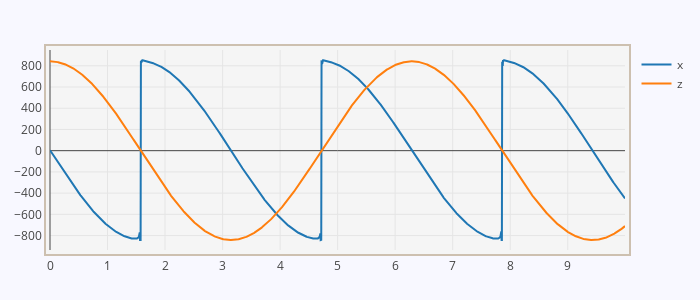

Notebook source saved alongside this figure:
### Code cell
xaxis  = dict(nticks=10,mirror='all',showline=True,linewidth=2,linecolor='#cdc0b0')
yaxis  = dict(nticks=10,mirror='all',showline=True,linewidth=2,linecolor='#cdc0b0')
margin = dict(l=50,r=50,b=50,t=50,pad=4)

layout = go.Layout(xaxis=xaxis,yaxis=yaxis,margin=margin,width=700,height=300,paper_bgcolor='#f8f8ff',plot_bgcolor='#f5f5f5')
data1 = go.Scatter(x=rkds[0]['rbs_link.x'],y=np.sqrt(rkds[0]['rbs_link.z']**2+rkds[0]['rbs_link.x']**2))
data2 = go.Scatter(x=t,y=rkds[1]['rbs_link.x'][0:2000],name='x')
data3 = go.Scatter(x=t,y=rkds[1]['rbs_link.z'][0:2000],name='z')

fig = go.Figure(data=[data2,data3], layout=layout)
plotly.offline.iplot(fig)

### Figure 1 — Plotly figure (JSON) as saved in the notebook; plotly's stock layout.template omitted (floating-point values rounded to 4 significant figures; data arrays with more than 128 entries replaced by an {"elided": "..."} marker saying what was removed)
{"data": [{"name": "x", "type": "scatter", "uid": "c3e413", "x": {"elided": "2000 float values"}, "y": {"elided": "2000 float values"}}, {"name": "z", "type": "scatter", "uid": "15603d", "x": {"elided": "2000 float values"}, "y": {"elided": "2000 float values"}}], "layout": {"height": 300, "margin": {"b": 50, "l": 50, "pad": 4, "r": 50, "t": 50}, "paper_bgcolor": "#f8f8ff", "plot_bgcolor": "#f5f5f5", "width": 700, "xaxis": {"autorange": true, "linecolor": "#cdc0b0", "linewidth": 2, "mirror": "all", "nticks": 10, "range": [0, 9.995], "showline": true, "type": "linear"}, "yaxis": {"autorange": true, "linecolor": "#cdc0b0", "linewidth": 2, "mirror": "all", "nticks": 10, "range": [-935.7, 948.6], "showline": true, "type": "linear"}}}
